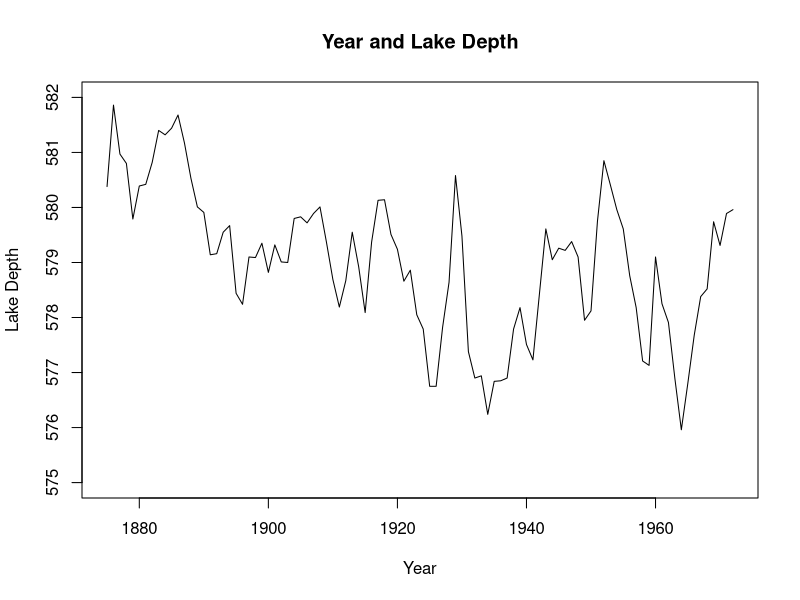
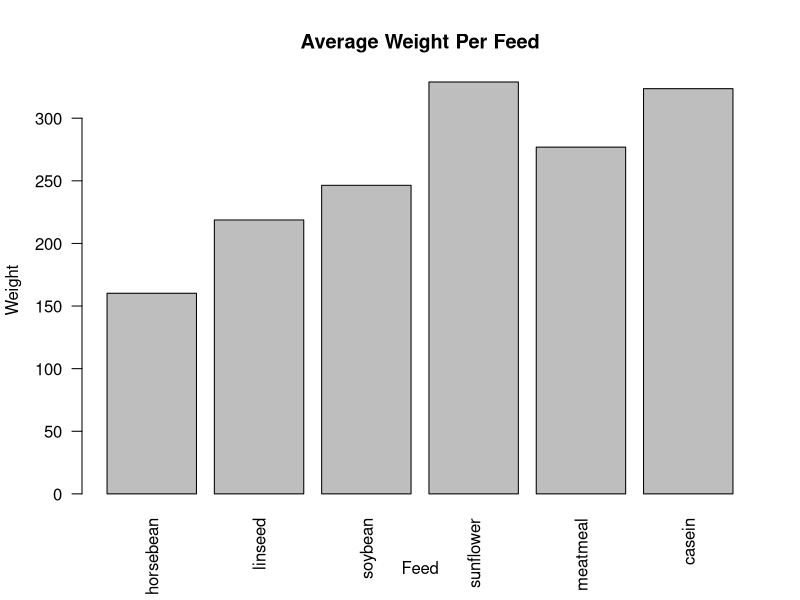
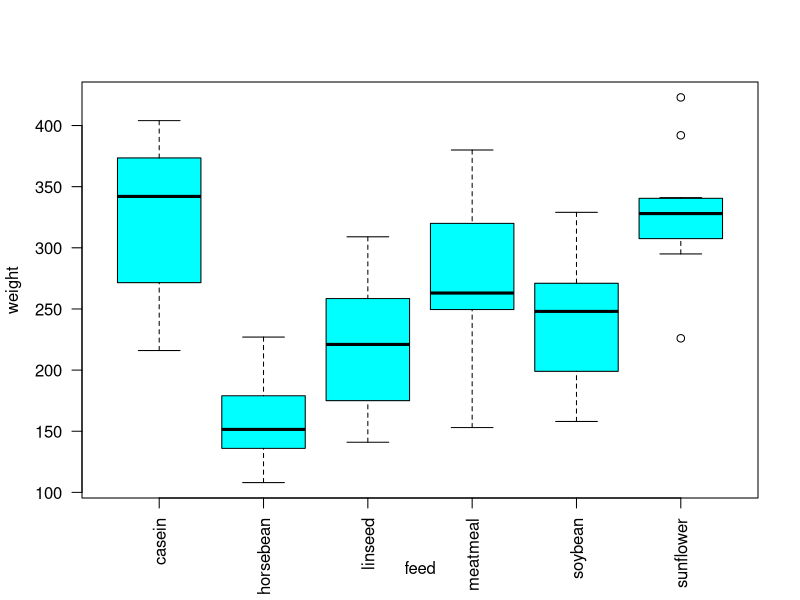

Write the R code that produced these figures, in order. (Note: this script raises an error after producing the figures.)
# Practise in Loading Datasets, Plotting and Using GGPLOT2
# Author: Rellika
# Created on 17th Sep 2018


# 1. Load the built-in dataset LakeHuron.  Make a simple plot showing x = year and y = lake depth. 
data("LakeHuron")
head(LakeHuron)

plot(LakeHuron, type="l", main="Year and Lake Depth", xlab="Year", ylab="Lake Depth", ylim=c(575, 582))

# 2. Load the built-in dataset chickwts. Make a barplot of the average weight per type of feed. 

data("chickwts")
head(chickwts)
unique(chickwts$feed)
horsebean <- mean(chickwts[chickwts$feed == "horsebean",]$weight)
linseed <- mean(chickwts[chickwts$feed == "linseed",]$weight)
soybean <- mean(chickwts[chickwts$feed == "soybean",]$weight)
meatmeal <- mean(chickwts[chickwts$feed == "meatmeal",]$weight)
sunflower <- mean(chickwts[chickwts$feed == "sunflower",]$weight)
casein <- mean(chickwts[chickwts$feed == "casein",]$weight)

average_feed = c( horsebean, linseed, soybean, sunflower, meatmeal,  casein)

barplot(average_feed, main = "Average Weight Per Feed", names.arg = c( "horsebean", "linseed", "soybean", "sunflower", "meatmeal",  "casein"), las=2, ylab = "Weight", xlab = "Feed")
# Sunflower generates the largest birds


# 3. sing the chickwts dataset, make a box-and-whiskers plot with the data split by the different feed types.

boxplot(weight ~ feed, data = chickwts, col="cyan", las=2)
# The casein feed looks like it would be the most reliable for generating large birds

# 4. Load the npk dataset.  Make a ggplot with x = block and y=yield. 

data("npk")
head(npk)

scatter_npk <- ggplot(data=npk) +
  geom_point(mapping =aes(x=block, y=yield, shape=P, color=K, size=N))
scatter_npk
# The most effective chemical is N
